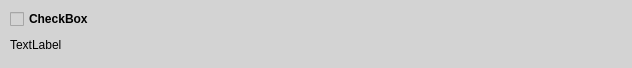
<?xml version="1.0" encoding="UTF-8"?>
<ui version="4.0">
 <class>MatterBox</class>
 <widget class="QWidget" name="MatterBox">
  <property name="geometry">
   <rect>
    <x>0</x>
    <y>0</y>
    <width>632</width>
    <height>68</height>
   </rect>
  </property>
  <property name="windowTitle">
   <string>Form</string>
  </property>
  <property name="styleSheet">
   <string notr="true">background-color:lightgrey</string>
  </property>
  <widget class="QWidget" name="">
   <property name="geometry">
    <rect>
     <x>0</x>
     <y>0</y>
     <width>631</width>
     <height>71</height>
    </rect>
   </property>
   <layout class="QVBoxLayout" name="verticalLayout">
    <property name="spacing">
     <number>0</number>
    </property>
    <property name="leftMargin">
     <number>10</number>
    </property>
    <property name="topMargin">
     <number>0</number>
    </property>
    <property name="bottomMargin">
     <number>10</number>
    </property>
    <item>
     <widget class="QCheckBox" name="checkBox">
      <property name="sizePolicy">
       <sizepolicy hsizetype="Fixed" vsizetype="Maximum">
        <horstretch>0</horstretch>
        <verstretch>0</verstretch>
       </sizepolicy>
      </property>
      <property name="font">
       <font>
        <bold>true</bold>
       </font>
      </property>
      <property name="text">
       <string>CheckBox</string>
      </property>
     </widget>
    </item>
    <item>
     <widget class="QLabel" name="description">
      <property name="sizePolicy">
       <sizepolicy hsizetype="Preferred" vsizetype="Maximum">
        <horstretch>0</horstretch>
        <verstretch>0</verstretch>
       </sizepolicy>
      </property>
      <property name="text">
       <string>TextLabel</string>
      </property>
     </widget>
    </item>
   </layout>
  </widget>
 </widget>
 <resources/>
 <connections/>
</ui>
